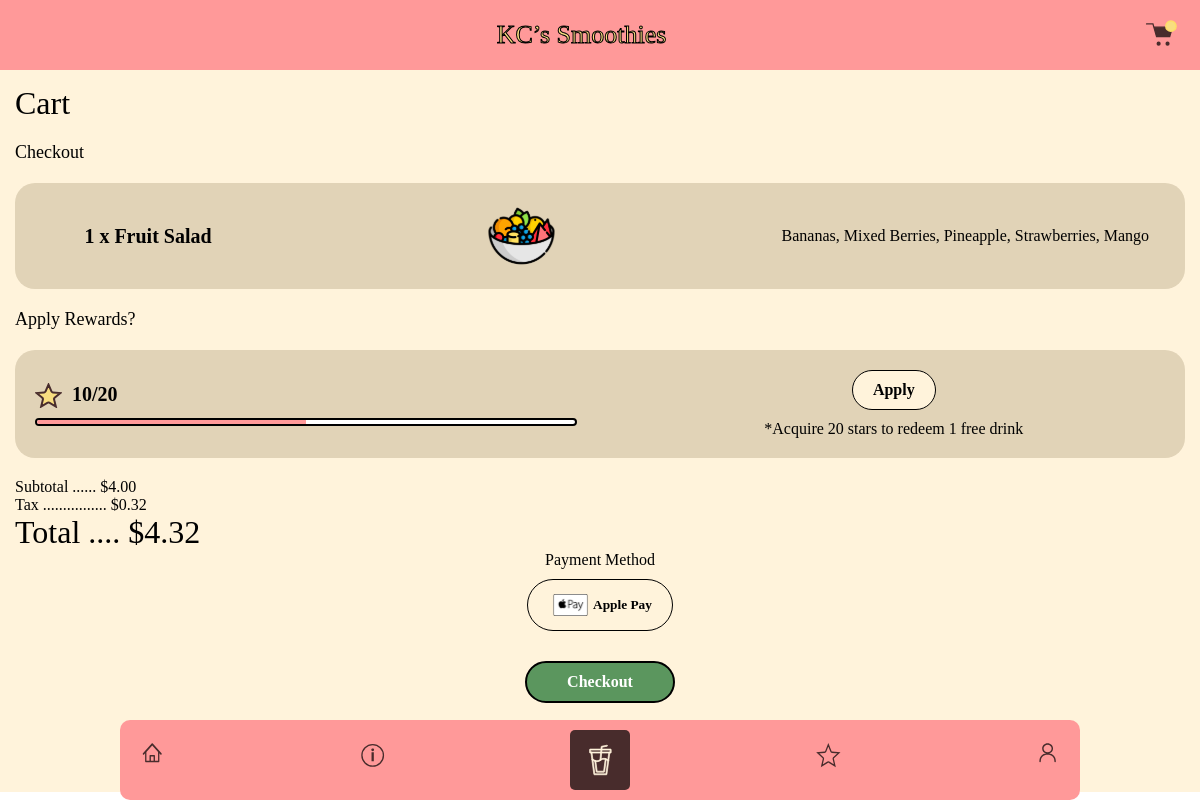
The page /order/detail.php?id=3 on the database its author committed.
### tables this page shows
CREATE TABLE `menu` (
  `id` int(11) NOT NULL,
  `title` varchar(100) DEFAULT NULL,
  `img` varchar(255) DEFAULT NULL,
  `add_ons` text,
  `price` decimal(10,2) DEFAULT NULL,
  `category` varchar(250) NOT NULL,
  `description` varchar(250) NOT NULL
);

### order/detail.php (the view, shortened to what this page needs)
<?php require '../dbconnect.php'; ?>
<!doctype html>
<html lang="en">
<head>
    <link rel="stylesheet" href="../css/style.css">
    <link rel="stylesheet" href="../css/order/checkout.css">
</head>
<body>
<header>
    <div>KC’s Smoothies</div>
    <div><img src="../image/home_assets/icons/cart_full.svg" height="29" width="37"/></div>
</header>
<div class="content">
    <div class="title">Cart</div>
    <p class="sm_title">Checkout</p>
    <?php
    if (isset($_GET['id'])) {
        $itemId = $_GET['id'];
    } else {
        echo "No smoothie selected.";
        exit;
    }
    try {
        $sql = "SELECT * FROM menu WHERE id = :id";
        $stmt = $conn->prepare($sql);
        $stmt->bindParam(':id', $itemId, PDO::PARAM_INT);
        $stmt->execute();
        $item = $stmt->fetch(PDO::FETCH_ASSOC);
    } catch (PDOException $e) {
        echo "Error: " . $e->getMessage();
        exit;
    }
    if ($item) {
        echo "<div class='cart_con'>";
        echo "<div class='cart_text'>1 x " . htmlspecialchars($item['title']) . "</div>";
        echo "<div class='cart_con_left'><img src='../image/home_assets/icons/" . htmlspecialchars($item['img']) . "'/></div>";
        echo "<div class='cart_con_right'>";
        echo "<p>" . htmlspecialchars($item['description']) . "</p>";
        echo "</div>";
        echo "</div>";
    } else {
        echo "Smoothie not found.";
    }
    ?>
    <div class="sm_title">Apply Rewards?</div>
    <div class="cart_star">
        <div class="cart_star_left">
            <div>
                <img src="../image/rewards_assets/rewards_star_icon_full.svg" height="25" width="27" style="margin-right: 10px"/>
                <span>10/20</span>
            </div>
            <div class="star_line"></div>
        </div>
        <div class="cart_star_right">
            <div class="Apply_btn">Apply</div>
            <div> *Acquire 20 stars to redeem 1 free drink</div>
        </div>
    </div>
    <?php
    $taxRate = 0.08;
    $subtotal = $item['price'];
    $tax = $subtotal * $taxRate;
    $total = $subtotal + $tax;
    echo "<div class='price'>";
    echo "    <div>";
    echo "        <p>Subtotal ...... $" . number_format($subtotal, 2) . "</p>";
    echo "        <p>Tax ................ $" . number_format($tax, 2) . "</p>";
    echo "        <p class='title'>Total .... $" . number_format($total, 2) . "</p>";
    echo "    </div>";
    echo "</div>";
    ?>
    <div class="price_right">
        <p>Payment Method</p>
            <div class="pay_btn">
                <button class="apple-pay">
                    <div class="button-content">
                        <p> Apple Pay </p>
                        <img src="../image/cart_assets/apple_pay.svg"/>
                    </div>
                </button>
            </div>
    </div>
    <div class="btn_con">
        <div class="btn_l" id="continueButton">Checkout</div>
    </div>
</div>
<menu>
    <div id="home">
        <img src="../image/home_assets/icons/home_icon_neutral.svg" height="25"/>
    </div>
    <div id="map">
        <img src="../image/home_assets/icons/map_icon_neutral.svg" height="30"/>
    </div>
    <div class="active" id="order">
        <img src="../image/home_assets/icons/order_icon_selected.svg" height="40"/>
    </div>
    <div id="rewards">
        <img src="../image/home_assets/icons/rewards_icon_neutral.svg" height="30"/>
    </div>
    <div id="account">
        <img src="../image/home_assets/icons/account_icon_neutral.svg" height="25"/>
    </div>
</menu>
</body>
</html>

### css/style.css (style rules this page uses)
* { padding: 0; margin: 0; box-sizing: border-box; }
img { display: block; }
header { background: #FF9999; display: flex; justify-content: space-between; font-family: 'PermanentMarker-Regular'; color: #F8DD80; -webkit-text-stroke: 1px black; padding: 20px; font-size: 26px; }
.content { width: 100%; overflow-y: auto; background: #FFF3DB; }
menu { background: #FF9999; display: flex; text-align: center; font-family: "Poppins"; }
menu img { margin: auto; }
menu>div { padding: 10px; border-radius: 5px; }
.active { background: #482C2C; color: white; }
.sm_title { font-size: 18px; margin-top: 20px; }
.content { height: calc(100vh - 78px); padding: 15px 15px 100px 15px; }
menu { justify-content: space-between; padding: 10px; width: 960px; margin: auto; position: absolute; left: 50%; bottom: 0px; transform: translateX(-50%); border-radius: 10px; }

### css/order/checkout.css (style rules this page uses)
html { font-family: "Poppins"; }
.title { font-family: 'Fredoka'; font-size: 2rem; }
.cart_con { padding: 20px; margin-top: 20px; background: #E1D3B7; display: flex; justify-content: space-between; align-items: center; border-radius: 20px; }
.cart_con_right { max-width: 70%; padding-right: 1rem; display: flex; align-items: flex-end; flex-direction: column; }
.cart_text { width: 20%; display: flex; align-items: center; justify-content: center; font-size: 20px; font-weight: bold; }
.btn_con { text-align: center; margin-top: 20px; }
.btn_l { display: inline-block; padding: 10px 40px; background: #5B965E; color: white; font-weight: bold; border-radius: 50px; border: 2px solid black; }
.cart_star { padding: 20px; margin-top: 20px; background: #E1D3B7; display: flex; justify-content: space-between; align-items: center; border-radius: 20px; }
.cart_star>div { width: 48%; }
.cart_star_left>div { display: flex; justify-content: flex-start; font-size: 20px; font-weight: bold; }
.apple-pay { display: inline-block; background: #FFF3DB; padding: 10px 20px; border-radius: 50px; border: 1px solid black; font-weight: bold; background: #FFF3DB; margin-bottom: 10px; cursor: pointer; margin-top: 10px; font-family: "Poppins"; }
.button-content { display: flex; justify-content: space-around; align-items: center; flex-direction: row-reverse; }
.button-content>img { height: 30px; width: 45px; padding: .25rem; }
.star_line { width: 100%; height: 8px; background: white; border: 2px solid black; margin-top: 10px; border-radius: 5px; position: relative; overflow: hidden; }
.star_line:before { content: ''; background: #FF9999; width: 50%; height: 100%; position: absolute; left: 0; top: 0; }
.Apply_btn { display: inline-block; background: #FFF3DB; padding: 10px 20px; border-radius: 50px; border: 1px solid black; font-weight: bold; background: #FFF3DB; margin-bottom: 10px; }
.cart_star_right { text-align: center; }
.price { display: flex; justify-content: space-between; margin-top: 20px; }
.price>div { width: 49%; }
.price_right { text-align: center; }
#continueButton { cursor: pointer; }

### rows shown on the page
menu: title "Fruit Salad", img (picture), description "Bananas, Mixed Berries, Pineapple, Strawberries, Mango", price "4.00", price "0.32", price "4.32"
